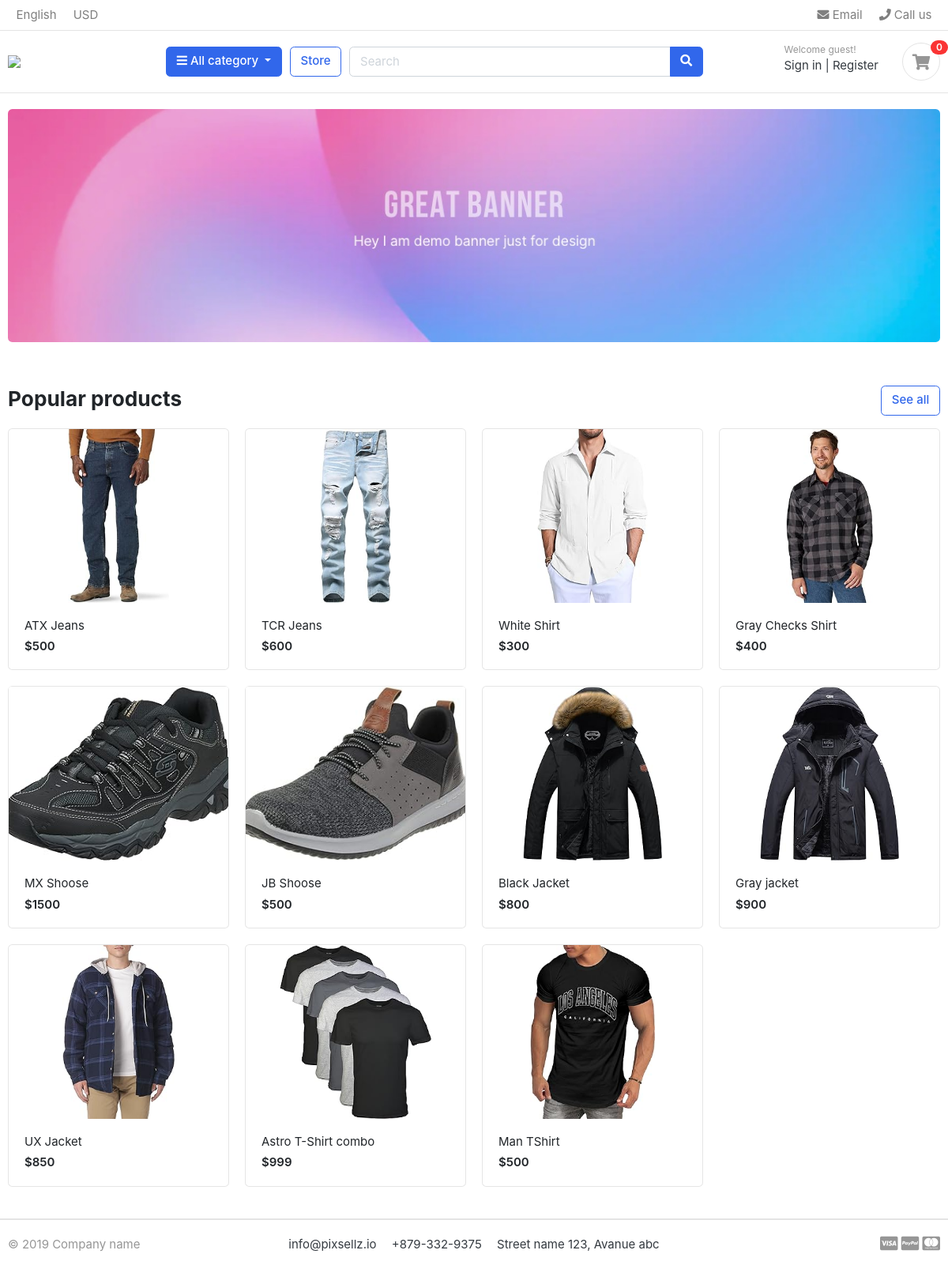
The page / on the database its author committed.
### store/models.py (models this page shows, shortened)
class Product(models.Model):
    product_name = models.CharField(max_length=200, unique=True)
    slug = models.CharField(max_length=200, unique=True)
    desc = models.TextField(max_length=500, blank=True)
    price = models.IntegerField()
    prod_image = models.ImageField(upload_to='photos/products', blank=True)
    stock = models.IntegerField()
    is_available = models.BooleanField(default=True)
    category = models.ForeignKey(Category, on_delete=models.CASCADE)
    created_date = models.DateTimeField(auto_now_add=True)
    modified_date = models.DateTimeField(auto_now=True)
    def get_url(self):
        return reverse('product_detail',args=[self.category.slug, self.slug])

### MyStore/views.py (the view)
# urls.py: path("", views.home, name="home"),
def home(request):
    products = Product.objects.filter(is_available=True).all()
    context = {
        'products':products
    }
    return render(request, 'index.html', context)

### category/context_processors.py (called while the page is built)
def cat_menu_links(request):
    links = Category.objects.all()
    return dict(cat_links=links)

### category/models.py (called while the page is built)
    def get_url(self):
        return reverse('products_by_category', args=[self.slug])

### templates/index.html
{% extends 'base.html' %}
{% load static%}
{% block content %}
<section class="section-intro padding-y-sm">
    <div class="container">
        <div class="intro-banner-wrap">
            <img src="{% static 'images/banners/1.jpg' %}" class="img-fluid rounded">
        </div>
    </div>
</section>
<section class="section-name padding-y-sm">
    <div class="container">
        <header class="section-heading">
            <a href="./store.html" class="btn btn-outline-primary float-right">See all</a>
            <h3 class="section-title">Popular products</h3>
        </header>
        <div class="row">
            {% if products %}
            {% for product in products %}
            <div class="col-md-3">
                <div class="card card-product-grid">
                    <a href="{{product.get_url}}" class="img-wrap"> <img src="{{product.prod_image.url}}">
                    </a>
                    <figcaption class="info-wrap">
                        <a href="{{product.get_url}}" class="title">{{product.product_name}}</a>
                        <div class="price mt-1">${{product.price}}</div>
                    </figcaption>
                </div>
            </div>
            {% endfor %}
            {% endif %}
        </div>
    </div>
</section>
{% endblock %}

### static/css/ui.css (style rules this page uses)
html { font-family: "Inter", sans-serif; font-size: 15px; }
.img-wrap { text-align: center; display: block; }
.img-wrap img { max-width: 100%; }
.padding-y-sm { padding-top: 20px; padding-bottom: 20px; }
.section-heading { margin-bottom: 20px; margin-top: 15px; }
.section-title { color: #212529; }
[class*=card-product] a.title { color: #212529; display: block; }
[class*=card-product] .img-wrap { overflow: hidden; position: relative; }
[class*=card-product] .img-wrap img { height: 100%; max-width: 100%; width: auto; display: inline-block; -o-object-fit: cover; object-fit: cover; }
.card-product-grid { margin-bottom: 20px; }
.card-product-grid .img-wrap { border-radius: 0.2rem 0.2rem 0 0; height: 220px; }
.card-product-grid .info-wrap { overflow: hidden; padding: 18px 20px; }
.card .img-wrap { overflow: hidden; }
.price { font-weight: 600; color: #212529; }

### rows shown on the page
Product: prod_image (picture), product_name "ATX Jeans", price "500"
Product: prod_image (picture), product_name "TCR Jeans", price "600"
Product: prod_image (picture), product_name "White Shirt", price "300"
Product: prod_image (picture), product_name "Gray Checks Shirt", price "400"
Product: prod_image (picture), product_name "MX Shoose", price "1500"
Product: prod_image (picture), product_name "JB Shoose", price "500"
Product: prod_image (picture), product_name "Black Jacket", price "800"
Product: prod_image (picture), product_name "Gray jacket", price "900"
Product: prod_image (picture), product_name "UX Jacket", price "850"
Product: prod_image (picture), product_name "Astro T-Shirt combo", price "999"
Product: prod_image (picture), product_name "Man TShirt", price "500"
